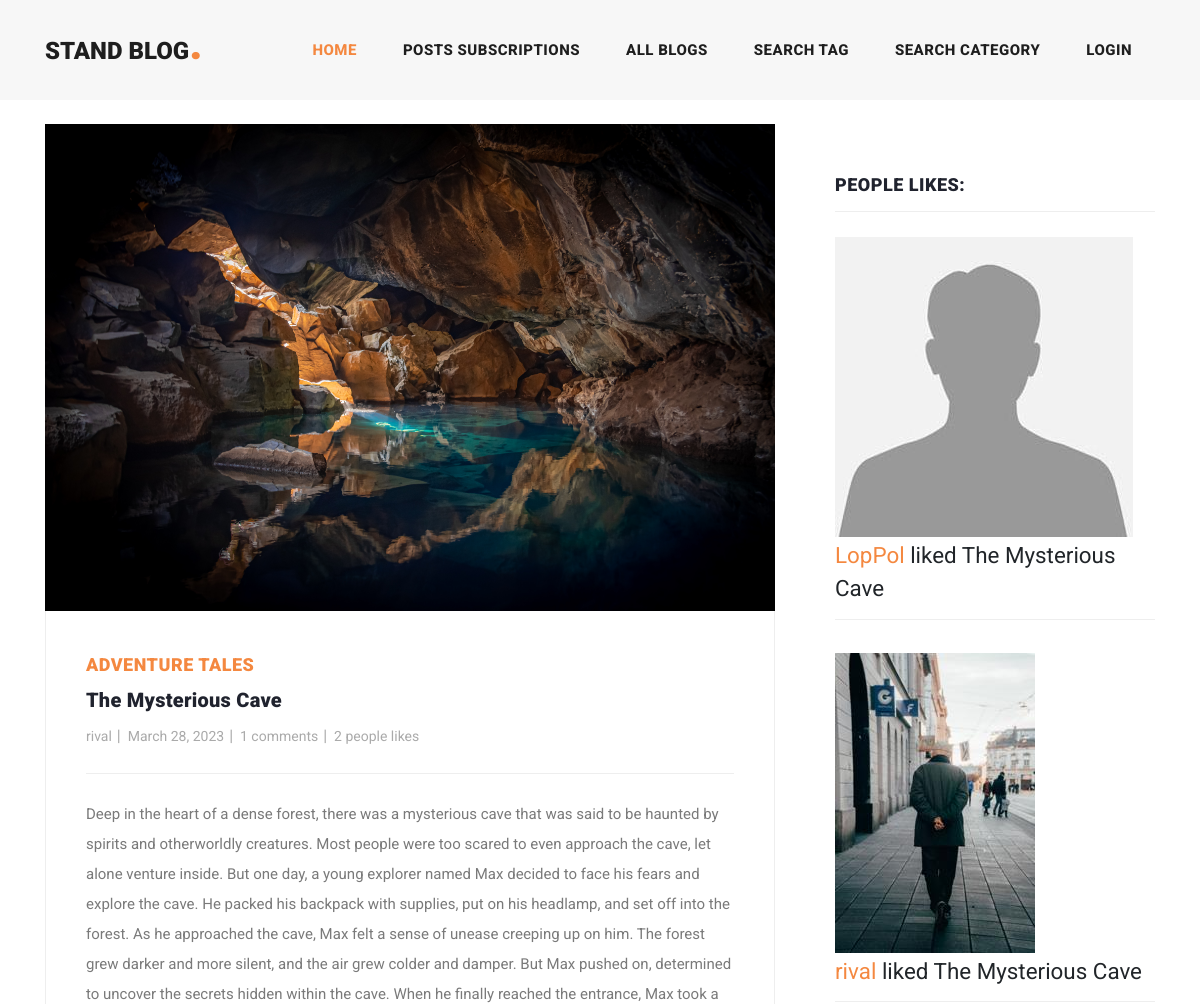
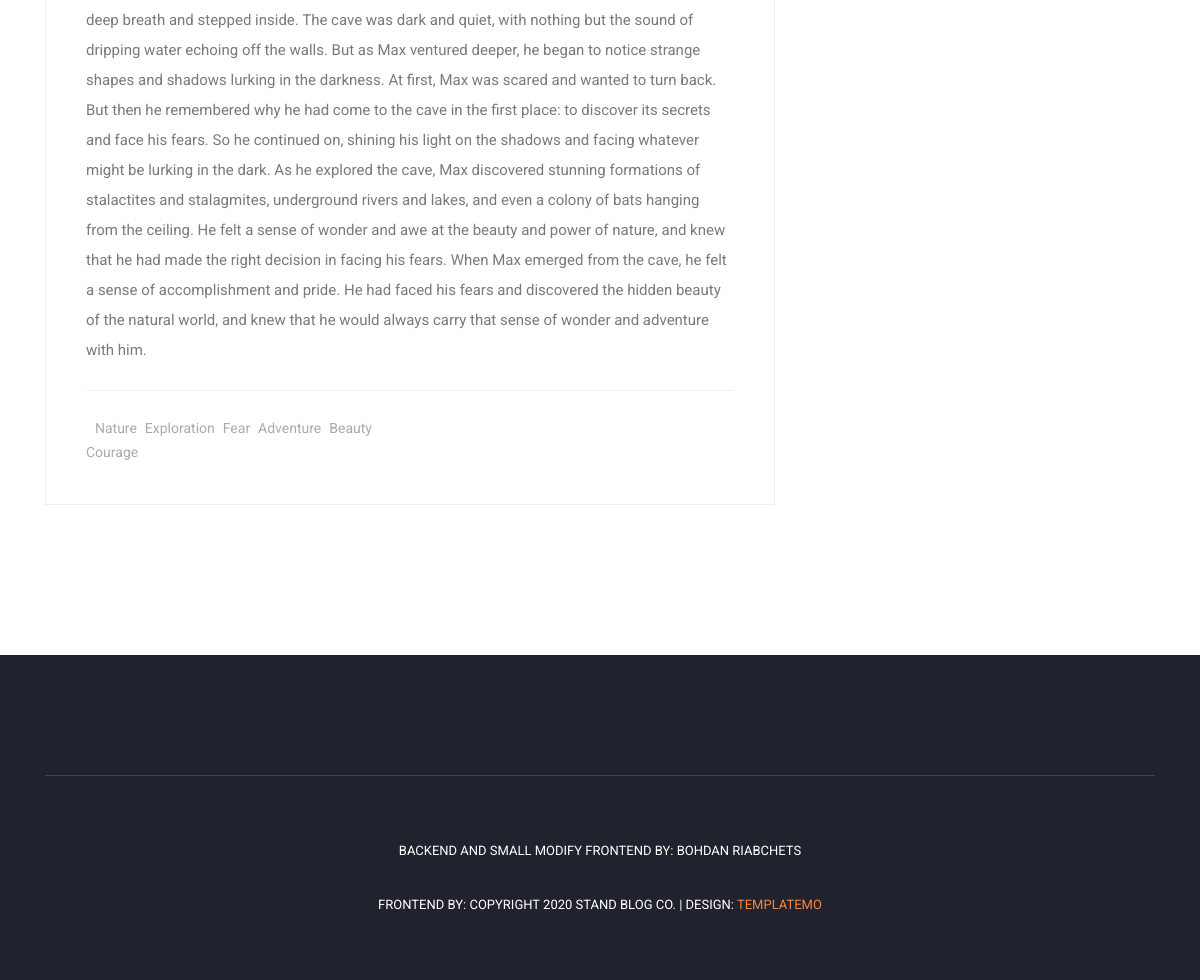
Page /blog-likes/49/ on the committed database (2 pictures, top to bottom).
### blog/models.py (models this page shows, shortened)
class Blog(models.Model):
    author = models.ForeignKey(User, on_delete=models.CASCADE)
    title = models.CharField(max_length=200)
    text = models.TextField()
    created_at = models.DateField(auto_now_add=True)
    updated_at = models.DateTimeField(null=True, blank=True)
    image = models.ImageField(default='blog-post-01.jpg', upload_to='blog_avatars')

class Categories(models.Model):
    blog = models.ManyToManyField(Blog, related_name='category')
    category = models.CharField(max_length=150)
    def __str__(self):
        return self.category

class Tag(models.Model):
    blog = models.ManyToManyField(Blog, related_name='tag')
    tag = models.CharField(max_length=150)
    def __str__(self):
        return self.tag

class Like(models.Model):
    blog = models.ForeignKey(Blog, on_delete=models.CASCADE, related_name='likes')
    user = models.ForeignKey(User, on_delete=models.CASCADE)

### users/models.py (models this page shows, shortened)
class Profile(models.Model):
    user = models.OneToOneField(User, on_delete=models.CASCADE)
    avatar = models.ImageField(default='avatar.jpg', upload_to='profile_avatars')
    email_verified = models.BooleanField(default=False)

### blog/views.py (the view)
# urls.py: path('blog-likes/<int:pk>/', views.BlogLikesView.as_view(), name='blog-likes'),
class BlogLikesView(generic.DetailView):
    model = Blog
    template_name = 'blog/blog_likes.html'
    context_object_name = 'blog'
    def get_context_data(self, **kwargs):
        context = super().get_context_data(**kwargs)
        context['likes'] = self.get_object().likes.order_by('-id')
        return context

### blog/templates/blog/blog_likes.html (shortened to what this page needs)
{% extends 'base.html' %}
{% block content %}
{% load static %}
<div class="main-banner header-text">
</div>
<section class="blog-posts grid-system">
    <div class="container">
        <div class="row">
            <div class="col-lg-8">
                <div class="all-blog-posts">
                    <div class="row">
                        <div class="col-lg-12">
                            <div class="blog-post">
                                <div class="blog-thumb-detail">
                                    <img src="{{ blog.image.url }}" alt="">
                                </div>
                                <div class="down-content">
                                    <span><a href="{% url 'blog-category-detail' blog.category.last.pk %}">{{ blog.category.last }}</a></span>
                                    <a href="{% url 'blog-detail' blog.pk %}"><h4>{{ blog.title }}</h4></a>
                                    <ul class="post-info">
                                        <li><a href="{% url 'author-view' blog.author.pk %}">{{ blog.author }}</a></li>
                                        <li><a>{{ blog.created_at }}</a></li>
                                        <li><a>{{ blog.comments.count }} comments</a></li>
                                        <li><a href="{% url 'blog-likes' blog.pk %}">{{ blog.likes.count }} people
                                            likes</a></li>
                                    </ul>
                                    <p>{{ blog.text }}</p>
                                    <div class="post-options">
                                        <div class="row">
                                            <div class="col-6">
                                                <ul class="post-tags">
                                                    {% for tag in blog.tag.all %}
                                                    <li></li>
                                                    <li><a href="{% url 'blog-tag-detail' tag.pk %}">{{ tag }}</a></li>
                                                    {% endfor %}
                                                </ul>
                                            </div>
                                            <div class="col-6">
                                            </div>
                                        </div>
                                    </div>
                                </div>
                            </div>
                        </div>
                    </div>
                </div>
            </div>
            <div class="col-lg-4">
                <div class="sidebar">
                    <div class="row">
                        <div class="col-lg-12">
                            <div class="sidebar-item recent-posts">
                                <div class="sidebar-heading">
                                    <h2>People likes:</h2>
                                </div>
                                <div class="content">
                                    {% for like in likes %}
                                    <ul>
                                        <li>
                                            <div class="author-thumb">
                                                <img src="{{ like.user.profile.avatar.url }}" alt="">
                                            </div>
                                            <div class="right-content">
                                                <h3><small><a href="{% url 'author-view' like.user.pk %}">{{ like.user }}
                                                    </a> liked {{ like.blog.title }}
                                                </small></h3>
                                            </div>
                                        </li>
                                        <hr>
                                    </ul>
                                    {% endfor %}
                                </div>
                            </div>
                        </div>
                    </div>
                </div>
            </div>
        </div>
    </div>
</section>
{% endblock %}

### static/css/templatemo-stand-blog.css (style rules this page uses)
body { font-family: 'Roboto', sans-serif; overflow-x: hidden; text-rendering: optimizeLegibility; -webkit-font-smoothing: antialiased; -moz-osx-font-smoothing: grayscale; }
p { margin-bottom: 0px; font-size: 15px; font-weight: 400; color: #7a7a7a; line-height: 30px; }
a { text-decoration: none!important; }
ul { padding: 0; margin: 0; list-style: none; }
h1,h2,h3,h4,h5,h6 { margin: 0px; }
.blog-posts { margin-top: 100px; }
.blog-posts .blog-post { margin-bottom: 30px; }
.blog-posts .blog-thumb-detail img { width: 100%; height: 100%; overflow: hidden; }
.blog-posts .down-content { padding: 40px; border-right: 1px solid #eee; border-left: 1px solid #eee; border-bottom: 1px solid #eee; }
.blog-posts .down-content span { font-size: 18px; text-transform: uppercase; letter-spacing: 0.5px; font-weight: 900; color: #f48840; }
.blog-posts .down-content h4 { font-size: 24px; text-transform: capitalize; letter-spacing: 0.5px; font-weight: 900; color: #20232e; margin: 10px 0px 12px 0px; }
.blog-posts .down-content ul.post-info li { display: inline-block; margin-right: 8px; }
.blog-posts .down-content ul.post-info li:after { content: '|'; color: #aaa; margin-left: 8px; }
.blog-posts .down-content h4 { font-size: 20px; letter-spacing: 0.25px; }
.grid-system .down-content ul.post-info li { margin-right: 3px; }
.grid-system .down-content ul.post-info li:after { margin-left: 5px; }
.blog-posts .down-content ul.post-info li:last-child::after { display: none; }
.blog-posts .down-content ul.post-info li a { font-size: 14px; color: #aaa; font-weight: 400; transition: all .3s; }
.blog-posts .down-content p { padding: 25px 0px; margin: 25px 0px; border-top: 1px solid #eee; border-bottom: 1px solid #eee; }
.blog-posts .down-content ul.post-tags li, .blog-posts .down-content ul.post-share li { display: inline-block; }
.blog-posts .down-content ul.post-tags li, .blog-posts .down-content ul.post-share li { color: #aaa; }
.blog-posts .down-content ul.post-tags li a, .blog-posts .down-content ul.post-share li a { font-size: 14px; color: #aaa; font-weight: 400; transition: all .3s; }
.blog-posts .sidebar-heading h2 { font-size: 18px; text-transform: uppercase; font-weight: 900; letter-spacing: 0.5px; color: #20232e; border-bottom: 1px solid #eee; padding-bottom: 15px; margin-bottom: 25px; }
.sidebar { margin-left: 30px; }
.sidebar .sidebar-item { margin-top: 50px; }
.sidebar .sidebar-heading h2 { font-size: 18px; text-transform: uppercase; font-weight: 900; letter-spacing: 0.5px; color: #20232e; border-bottom: 1px solid #eee; padding-bottom: 15px; margin-bottom: 25px; }
.sidebar .recent-posts ul li { margin-bottom: 15px; padding-bottom: 15px; border-bottom: 1px solid #eee; }

### static/css/style.css (style rules this page uses)
hr { height: 1px; border: none; background-color: var(--color-light); }

### rows in the picture
Blog: image (picture), category.last "ADVENTURE TALES", title "The Mysterious Cave", author "rival", created_at "March 28, 2023", comments.count "1", likes.count "2", text "Deep in the heart of a dense forest, there was a mysterious cave that was said to be haunted by spirits and otherworldly creatures. Most people were too scared to even approach the cave, let alone venture inside. But one day, a young explorer named Max decided to face his fears and explore the cave. He packed his backpack with supplies, put on his headlamp, and set off into the forest. As he approached the cave, Max felt a sense of unease creeping up on him. The forest grew darker and more silent, and the air grew colder and damper. But Max pushed on, determined to uncover the secrets hidden within the cave. When he finally reached the entrance, Max took a deep breath and stepped inside.…"
Tag: tag "Nature"
Tag: tag "Exploration"
Tag: tag "Fear"
Tag: tag "Adventure"
Tag: tag "Beauty"
Tag: tag "Courage"
Like: user.profile.avatar (placeholder picture), user "LopPol", blog "The Mysterious Cave"
Like: user.profile.avatar (picture), user "rival", blog "The Mysterious Cave"
